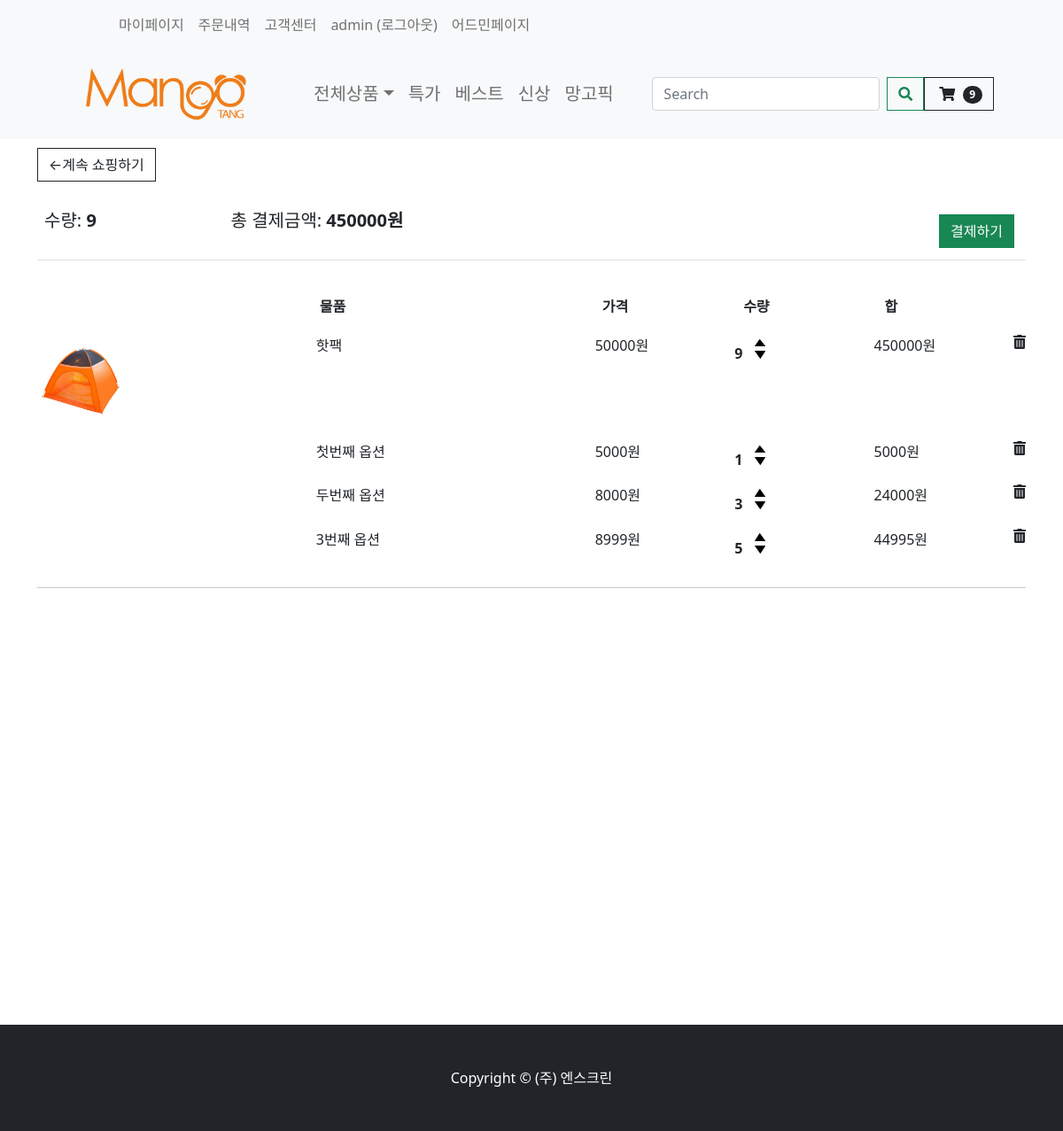
The app's page /cart/ (signed in), older data.
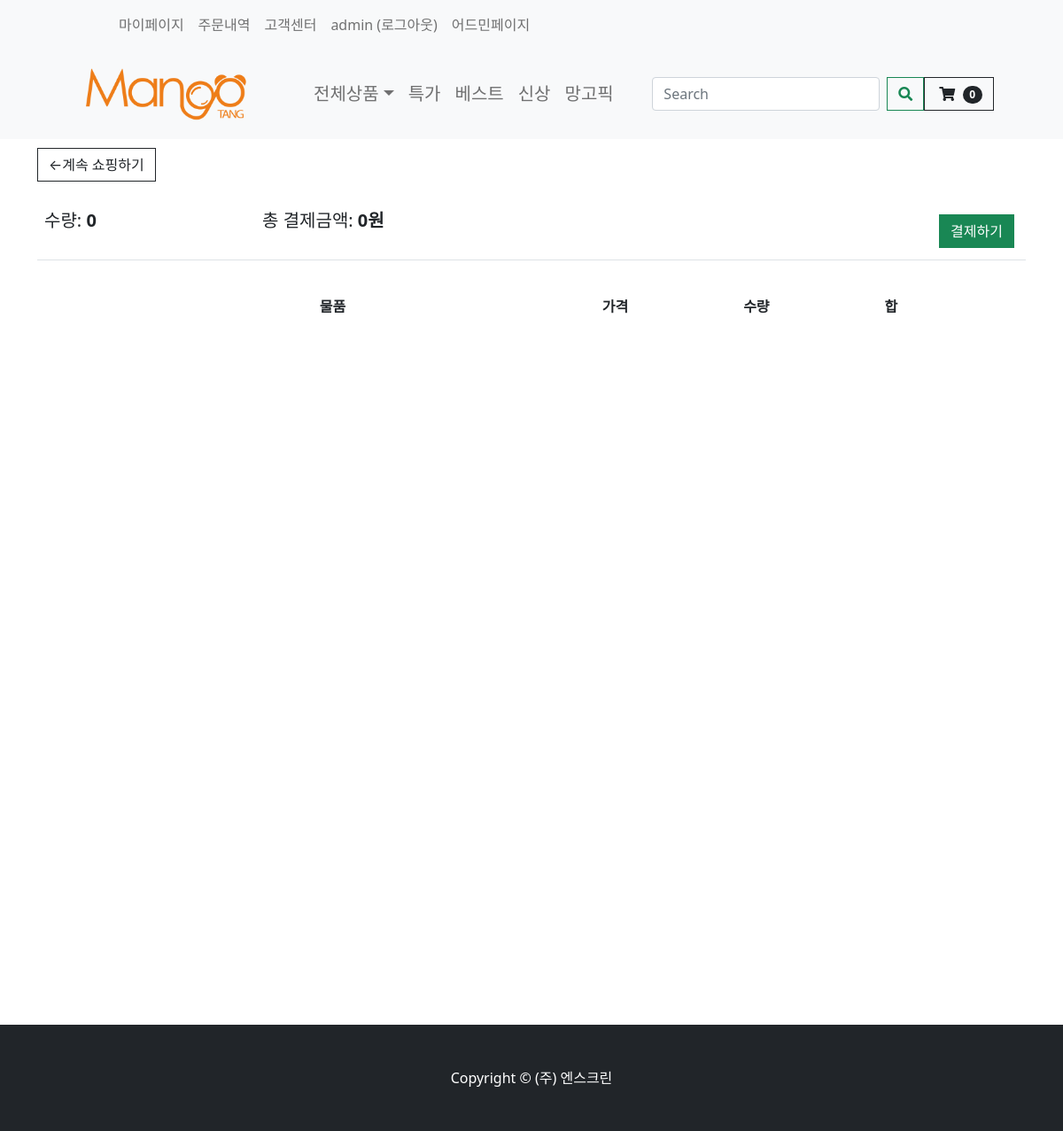
The same page, newer data.
### store/models.py (models this page shows, shortened)
class Order(models.Model):
    customer = models.ForeignKey(Customer, on_delete=models.SET_NULL, null=True, blank=True)
    date_ordered = models.DateTimeField(auto_now_add=True)
    order_status = models.BooleanField(default=False)
    transaction_id = models.CharField(max_length=100, null=True)
    payment_state = models.BooleanField(default=False)
    shipping_fee = models.IntegerField(null=True, blank=True)
    track_number = models.IntegerField(null=True, blank=True)
    order_number = models.IntegerField(null=True, blank=True)
    total_fee = models.IntegerField(null=True, blank=True)
    recipent_address1 = models.CharField(max_length=200, null=False)
    recipent_address2 = models.CharField(max_length=200, null=False)
    recipent_number = models.CharField(max_length=50, null=False)
    recipent_name = models.CharField(max_length=50, null=False)
    order_request = models.CharField(max_length=100, null=False)
    orderer_number = models.CharField(max_length=100, null=False)
    orderer_name = models.CharField(max_length=100, null=False)
    @property
    def get_cart_total(self):
        orderitems = self.orderitem_set.all()  # 해당 order의 자식 가져와서
        total = sum([item.get_total for item in orderitems])  # 다더함함
        return total
    @property
    def get_cart_items(self):
        orderitems = self.orderitem_set.all()
        total = sum([item.quantity for item in orderitems])
        return total

class OrderItem(models.Model):
    product = models.ForeignKey(Product, on_delete=models.SET_NULL, null=True)
    order = models.ForeignKey(Order, on_delete=models.SET_NULL, null=True)
    quantity = models.IntegerField(default=0, null=True, blank=True)
    date_added = models.DateTimeField(auto_now_add=True)
    item_option_bool = models.BooleanField(default=False, blank=False, null=True)
    @property
    def get_total(self):
        total = self.product.price_discount * self.quantity
        return total

class Product(models.Model):
    product_name = models.CharField(max_length=200)
    price = models.FloatField(null=False, blank=False)
    image_detail = models.ImageField(null=True, blank=True)
    image_title = models.ImageField(null=True, blank=True)
    image_introduce = models.ImageField(null=True, blank=True)
    seller_code = models.CharField(max_length=50, null=False, blank=False)
    price_discount = models.FloatField(null=True)
    discount = models.IntegerField(null=True)
    stock = models.IntegerField()
    first_title = models.CharField(max_length=200)
    second_title = models.CharField(max_length=200)
    shipment_price = models.IntegerField(blank=True)
    hash_tag = models.CharField(max_length=200)
    option_bool = models.BooleanField(default=False, blank=False, null=True)
    collection_tag = models.CharField(max_length=200, null=True)
    item_company = models.CharField(null=False, max_length=200)
    product_status = models.BooleanField(default=False, blank=False, null=True)

class OrderItemOption(models.Model):
    order_item_option = models.ForeignKey(OrderItem, on_delete=models.CASCADE, null=True)
    product_option = models.ForeignKey(ProductOption, on_delete=models.CASCADE, null=True)
    quantity = models.IntegerField(default=0, null=True, blank=True)
    @property
    def get_total(self):
        total = self.product_option.option_price * self.quantity
        return total

class ProductOption(models.Model):
    product = models.ForeignKey(Product, on_delete=models.CASCADE, null=True)
    option_name = models.CharField(max_length=200)
    option_seller_code = models.CharField(max_length=50, null=False, blank=False)
    option_price = models.FloatField(null=False, blank=False)
    option_stock = models.IntegerField()
    option_status = models.BooleanField(default=False, blank=False, null=True)

### store/views.py (the view)
# urls.py: path('cart/', views.cart, name="cart"),
def cart(request):
    if request.user.is_authenticated:  # 로그인 유저일시
        customer = request.user.customer
        order, created = Order.objects.get_or_create(customer=customer, order_status=False)
        items = order.orderitem_set.all()  # orderitem은 Order의 자식 그래서 쿼리 가능
        cartItems = order.get_cart_items
        if(bool(items)==True):
            for item in items:
                itemOption = OrderItemOption.objects.filter(order_item_option=item)
        else:
            itemOption = []
    else:
        print("익명")
        items = []
        order = {'get_cart_total': 0, 'get_cart_items': 0}
        cartItems = order['get_cart_items']
    context = {'items': items, 'order': order, 'cartItems': cartItems, 'itemOption':itemOption}
    return render(request, 'store/cart.html', context)

### store/templates/store/cart.html (shortened to what the changed rows need)
{% extends 'store/main.html' %}
{% load static %}
{% block content %}
    <div class="container" style="height: 1000px">
        <div class="row">
            <div class="col-lg-12">
                <div class="box-element">
                    <br>
                    <br>
                    <table class="table">
                        <tr>
                            <th><h5>수량: <strong class="cart-quantity-total">{{ order.get_cart_items }}</strong></h5>
                            </th>
                            <th><h5>총 결제금액: <strong
                                    class="cart-price-total">{{ order.get_cart_total|floatformat:0 }}원</strong></h5>
                            </th>
                            <th>
                                <a style="float:right; margin:5px;" class="btn btn-success" href="{% url 'checkout' %}">결제하기</a>
                            </th>
                        </tr>
                    </table>
                </div>
                <br>
                <div class="box-element">
                    <div class="cart-row">
                        <div style="flex:2"></div>
                        <div style="flex:2"><strong>물품</strong></div>
                        <div style="flex:1"><strong>가격</strong></div>
                        <div style="flex:1"><strong>수량</strong></div>
                        <div style="flex:1"><strong>합</strong></div>
                    </div>
                    {% for item in items %}
                        {% if item.item_option_bool == False %}
                            <div class="cart-row cart-row{{ forloop.counter0 }}">
                                <div style="flex:2"><img class="row-image" src="{{ item.product.image_title.url }}">
                                </div>
                                <div style="flex:2"><p>{{ item.product.product_name }}</p></div>
                                <div style="flex:1"><p>{{ item.product.price_discount | floatformat:0 }}원</p></div>
                                <div style="flex:1">
                                    <p class="quantity quantity-total{{ forloop.counter0 }}">{{ item.quantity }}</p>
                                    <div class="quantity">
                                        <img class="chg-quantity update-cart-item"
                                             data-quantity="{{ forloop.counter0 }}"
                                             data-product="{{ item.product.seller_code }}"
                                             src="{% static  'images/arrow-up.png' %}" data-action="add">
                                        <img class="chg-quantity update-cart-item"
                                             data-quantity="{{ forloop.counter0 }}"
                                             data-product="{{ item.product.seller_code }}"
                                             src="{% static  'images/arrow-down.png' %}" data-action="remove">
                                    </div>
                                </div>
                                <div style="flex:1"><p
                                        class="item-cost-total{{ forloop.counter0 }}">{{ item.get_total|floatformat:0 }}원</p>
                                </div>
                                <i type="button" data-code="{{ item.product.seller_code }}"
                                   data-loop="{{ forloop.counter0 }}"
                                   class="fas fa-trash-alt delete-item"></i>
                            </div>
                        {% else %}
                            <div class=" cart-row{{ forloop.counter0 }}"">
                                <div class="cart-row">
                                    <div style="flex:2"><img class="row-image"
                                                             src="{{ item.product.image_title.url }}">
                                    </div>
                                    <div style="flex:2"><p>{{ item.product.product_name }}</p></div>
                                    <div style="flex:1"><p>{{ item.product.price_discount | floatformat:0 }}원</p></div>
                                    <div style="flex:1">
                                        <p class="quantity quantity-total{{ forloop.counter0 }}">{{ item.quantity }}</p>
                                        <div class="quantity">
                                            <img class="chg-quantity update-cart-item"
                                                 data-quantity="{{ forloop.counter0 }}"
                                                 data-product="{{ item.product.seller_code }}"
                                                 src="{% static  'images/arrow-up.png' %}" data-action="add">
                                            <img class="chg-quantity update-cart-item"
                                                 data-quantity="{{ forloop.counter0 }}"
                                                 data-product="{{ item.product.seller_code }}"
                                                 src="{% static  'images/arrow-down.png' %}" data-action="remove">
                                        </div>
                                    </div>
                                    <div style="flex:1"><p
                                            class="item-cost-total{{ forloop.counter0 }}">{{ item.get_total|floatformat:0 }}원</p>
                                    </div>
                                    <i type="button" data-code="{{ item.product.seller_code }}"
                                       data-loop="{{ forloop.counter0 }}"
                                       class="fas fa-trash-alt delete-item"></i>
                                </div>
                                {% for options in itemOption %}
                                    <div>
                                        <div class="cart-option cart-option{{ forloop.counter0 }}">
                                            <div style="flex:2"></div>
                                            <div style="flex:2"><p>{{ options.product_option.option_name }}</p></div>
                                            <div style="flex:1">
                                                <p>{{ options.product_option.option_price|floatformat:0 }}원</p></div>
                                            <div style="flex:1">
                                                <p class="quantity item-option-total{{ forloop.counter0 }}">{{ options.quantity }}</p>
                                                <div class="quantity">
                                                    <img class="chg-quantity update-cart-item-option"
                                                         data-quantity="{{ forloop.counter0 }}"
                                                         data-product="{{ options.product_option.option_seller_code }}"
                                                         src="{% static  'images/arrow-up.png' %}" data-action="add">
                                                    <img class="chg-quantity update-cart-item-option"
                                                         data-quantity="{{ forloop.counter0 }}"
                                                         data-product="{{ options.product_option.option_seller_code }}"
                                                         src="{% static  'images/arrow-down.png' %}"
                                                         data-action="remove">
                                                </div>
                                            </div>
                                            <div style="flex:1"><p
                                                    class="item-option-cost-total{{ forloop.counter0 }}">{{ options.get_total|floatformat:0 }}원</p>
                                            </div>
                                            <i type="button" data-code="{{ options.product_option.option_seller_code }}"
                                               data-loop="{{ forloop.counter0 }}"
                                               class="fas fa-trash-alt delete-item-option"></i>
                                        </div>
                                    </div>
                                {% endfor %}
                            </div>
                        {% endif %}
                        <hr class="item-divider{{ forloop.counter0 }}">
                    {% endfor %}
                </div>
            </div>
        </div>
    </div>
{% endblock content %}

### store/templates/store/navbar.html (shortened to what this page needs)
{% load static %}
<nav class="navbar navbar-expand-lg navbar-light bg-light">
    <div class="bg-light container px-4 px-lg-5">
        <ul class="navbar-nav me-auto mb-2 mb-lg-0 ms-lg-5" style="">
            <li class="nav-item"><a href="{% url 'orderhistory' %}"
                                    class="nav-link dropdown-menu-size-customer">마이페이지</a></li>
            <li class="nav-item"><a href="{% url 'orderhistory' %}"
                                    class="nav-link dropdown-menu-size-customer">주문내역</a></li>
            <li class="nav-item"><a href="{% url 'faq' %}"
                                    class="nav-link dropdown-menu-size-customer">고객센터</a></li>
            {% if user.is_authenticated %}
                <a class="nav-link" href="{% url 'logout' %}">{{ user.username }} (로그아웃)</a>
            {% else %}
                <li class="nav-item"><a href="{% url 'login' %}" class="nav-link dropdown-menu-size-customer">로그인</a>
                </li>
            {% endif %}
            {% if user.is_superuser %}
                        <a class="nav-link" href={% url 'admin:index' %}>어드민페이지</a>
            {% endif %}
        </ul>
    </div>
</nav>
<nav class="navbar navbar-expand-lg navbar-light bg-light">
    <div class="container px-4 px-lg-5">
        <a href="{% url 'store' %}">
            <img src="{% static 'nscreen_logo/4_망고땡_로고 (영문).png' %}" width="220" alt="망고땡몰">
        </a>
        <div class="collapse navbar-collapse" id="navbarSupportedContent">
            <ul class="navbar-nav me-auto mb-2 mb-lg-0 ms-lg-5">
                <li class="nav-item dropdown">
                    <a class="nav-link dropdown-toggle dropdown-menu-size" id="navbarDropdown" href="#" role="button"
                       data-bs-toggle="dropdown" aria-expanded="false">전체상품</a>
                </li>
                <li class="nav-item"><a class="nav-link dropdown-menu-size" href="#!">특가</a></li>
                <li class="nav-item"><a class="nav-link dropdown-menu-size" href="#!">베스트</a></li>
                <li class="nav-item"><a class="nav-link dropdown-menu-size" href="#!">신상</a></li>
                <li class="nav-item"><a class="nav-link dropdown-menu-size" href="#!">망고픽</a></li>
            </ul>
            <form class="d-flex">
                <button class="btn" type="submit"></button>
                <input class="form-control me-2" type="search" placeholder="Search" aria-label="Search">
                <button class="btn btn-outline-success" type="submit"><i class="fas fa-search"></i></button>
            </form>
            <a href="{% url 'cart' %}" class="nav-link-cart">
                <button class="btn btn-outline-dark" type="submit">
                    <i class="fas fa-shopping-cart"></i>
                    <span class="badge bg-dark text-white ms-1 rounded-pill">{{ cartItems }}</span>
                </button>
            </a>
        </div>
    </div>
</nav>

Row changes from the older to the newer data that the page shows:
removed OrderItem: product.image_title (picture), product.product_name "핫팩", product.price_discount "50000", quantity "9", item_option_bool True (drawn), get_total "450000"
removed OrderItemOption: product_option.option_name "첫번째 옵션", product_option.option_price "5000", quantity "1", get_total "5000"
removed OrderItemOption: product_option.option_name "두번째 옵션", product_option.option_price "8000", quantity "3", get_total "24000"
removed OrderItemOption: product_option.option_name "3번째 옵션", product_option.option_price "8999", quantity "5", get_total "44995"
computed for Order: get_cart_items "9" → "0"; get_cart_total "450000" → "0"
Text that changed along with them:
{{ cartItems }}: "9" → "0"
